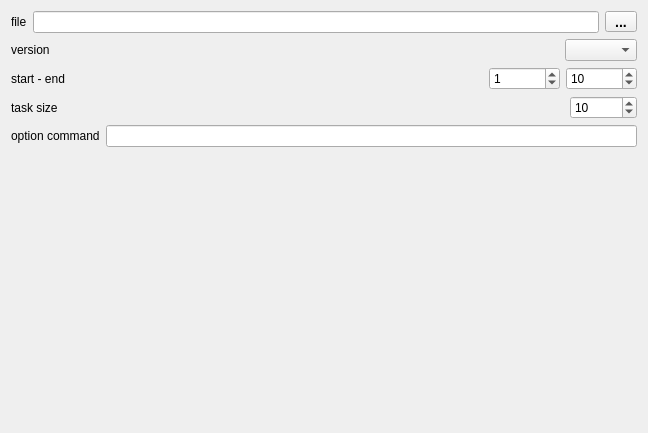
<?xml version="1.0" encoding="UTF-8"?>
<ui version="4.0">
 <class>TaskNukeWidget</class>
 <widget class="QWidget" name="TaskNukeWidget">
  <property name="geometry">
   <rect>
    <x>0</x>
    <y>0</y>
    <width>648</width>
    <height>433</height>
   </rect>
  </property>
  <property name="acceptDrops">
   <bool>true</bool>
  </property>
  <property name="windowTitle">
   <string>spool nuke</string>
  </property>
  <layout class="QVBoxLayout" name="verticalLayout">
   <item>
    <layout class="QHBoxLayout" name="horizontalLayout_5">
     <item>
      <widget class="QLabel" name="label_3">
       <property name="text">
        <string>file</string>
       </property>
      </widget>
     </item>
     <item>
      <widget class="QLineEdit" name="lineEditFileName"/>
     </item>
     <item>
      <widget class="QPushButton" name="pushButtonFileNameRef">
       <property name="styleSheet">
        <string notr="true">QPushButton {
padding: 3px;
font: bold 14px;
padding-left: 5px;
padding-right: 5px;
min-width: 20px;
max-width: 20px;
min-height: 13px;
max-height: 13px;
}</string>
       </property>
       <property name="text">
        <string>...</string>
       </property>
      </widget>
     </item>
    </layout>
   </item>
   <item>
    <layout class="QHBoxLayout" name="horizontalLayout_10">
     <item>
      <widget class="QLabel" name="label_9">
       <property name="text">
        <string>version</string>
       </property>
      </widget>
     </item>
     <item>
      <spacer name="horizontalSpacer_7">
       <property name="orientation">
        <enum>Qt::Horizontal</enum>
       </property>
       <property name="sizeHint" stdset="0">
        <size>
         <width>40</width>
         <height>20</height>
        </size>
       </property>
      </spacer>
     </item>
     <item>
      <widget class="QComboBox" name="comboBoxVersion">
       <property name="enabled">
        <bool>true</bool>
       </property>
       <property name="editable">
        <bool>false</bool>
       </property>
       <property name="currentIndex">
        <number>-1</number>
       </property>
      </widget>
     </item>
    </layout>
   </item>
   <item>
    <layout class="QHBoxLayout" name="horizontalLayout">
     <item>
      <widget class="QLabel" name="label">
       <property name="text">
        <string>start - end</string>
       </property>
      </widget>
     </item>
     <item>
      <spacer name="horizontalSpacer">
       <property name="orientation">
        <enum>Qt::Horizontal</enum>
       </property>
       <property name="sizeHint" stdset="0">
        <size>
         <width>40</width>
         <height>20</height>
        </size>
       </property>
      </spacer>
     </item>
     <item>
      <widget class="QSpinBox" name="spinBoxStart">
       <property name="minimum">
        <number>-100000</number>
       </property>
       <property name="maximum">
        <number>1000000000</number>
       </property>
       <property name="value">
        <number>1</number>
       </property>
      </widget>
     </item>
     <item>
      <widget class="QSpinBox" name="spinBoxEnd">
       <property name="minimum">
        <number>-100000</number>
       </property>
       <property name="maximum">
        <number>1000000000</number>
       </property>
       <property name="value">
        <number>10</number>
       </property>
      </widget>
     </item>
    </layout>
   </item>
   <item>
    <layout class="QHBoxLayout" name="horizontalLayout_7">
     <item>
      <widget class="QLabel" name="label_6">
       <property name="text">
        <string>task size</string>
       </property>
      </widget>
     </item>
     <item>
      <spacer name="horizontalSpacer_4">
       <property name="orientation">
        <enum>Qt::Horizontal</enum>
       </property>
       <property name="sizeHint" stdset="0">
        <size>
         <width>40</width>
         <height>20</height>
        </size>
       </property>
      </spacer>
     </item>
     <item>
      <widget class="QSpinBox" name="spinBoxTaskSize">
       <property name="minimum">
        <number>1</number>
       </property>
       <property name="maximum">
        <number>1000000</number>
       </property>
       <property name="value">
        <number>10</number>
       </property>
      </widget>
     </item>
    </layout>
   </item>
   <item>
    <layout class="QHBoxLayout" name="horizontalLayout_3">
     <item>
      <widget class="QLabel" name="label_2">
       <property name="text">
        <string>option command</string>
       </property>
      </widget>
     </item>
     <item>
      <widget class="QLineEdit" name="lineEditOptionCommand"/>
     </item>
    </layout>
   </item>
   <item>
    <spacer name="verticalSpacer">
     <property name="orientation">
      <enum>Qt::Vertical</enum>
     </property>
     <property name="sizeHint" stdset="0">
      <size>
       <width>20</width>
       <height>40</height>
      </size>
     </property>
    </spacer>
   </item>
  </layout>
 </widget>
 <resources/>
 <connections/>
</ui>
